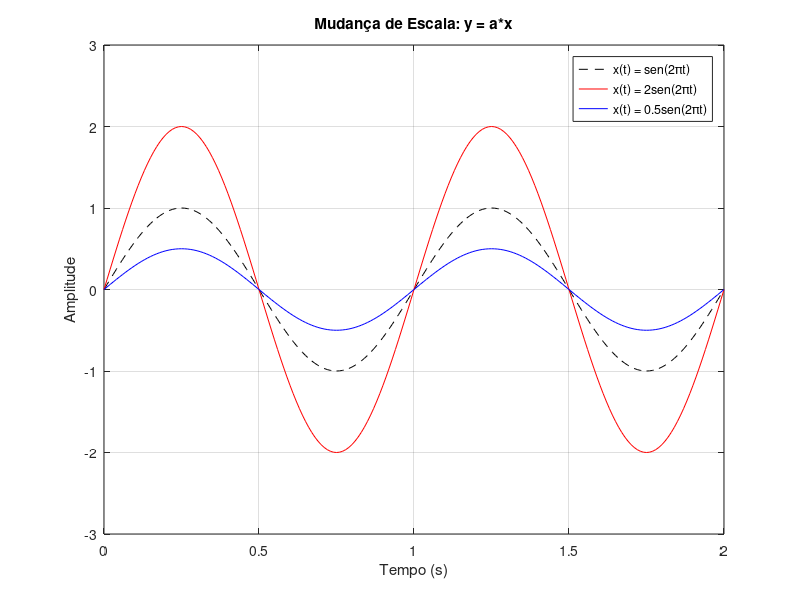

This chart was generated by the following MATLAB code:
% Desafio 1 - Matlab
% João Vitor Garcia Carvalho

%% limpeza geral

close all
clc
clear all

%% Declarar uma função

t = 0:0.01:2; % de 0 até 2 de 0.01 em 0.01
A = 1;
f = 1; %Hz
w = 2*pi*f;
fi = 0;
B = 0;
y = A*sin(w*t + fi) + B;

figure
plot(t,y, 'k--')
grid on

hold all
t = 0:0.01:2;
A = 2;
f = 1; %Hz
w = 2*pi*f;
fi = 0;
B = 0;
y = A*sin(w*t + fi) + B;
plot(t,y, 'r')

ylim([-3 3])


t = 0:0.01:2;
A = 0.5;
f = 1; %Hz
w = 2*pi*f;
fi = 0;
B = 0;
y = A*sin(w*t + fi) + B;
plot(t,y, 'b')

legend({'x(t) = sen(2πt)', 'x(t) = 2sen(2πt)', 'x(t) = 0.5sen(2πt)'})
title('Mudança de Escala: y = a*x')
ylabel('Amplitude')
xlabel('Tempo (s)')